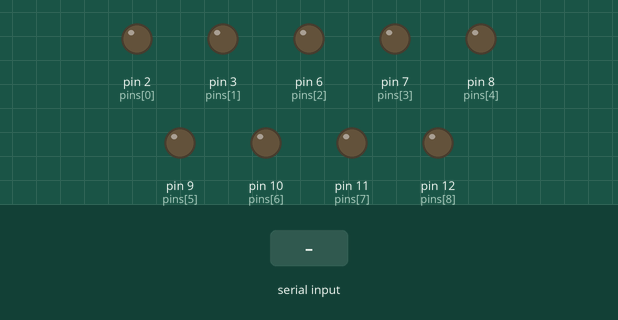
This sketch was run on a simulated Arduino Uno, built with avr-gcc and run on an emulated ATmega328P. Shown: output pins drawn as LEDs (lit = HIGH). The test bench sets the inputs (shaded band). What the sketch prints to the serial monitor is not drawn.

Above: at 1.2 s.
1.3 s: "90,45\n" received over Serial
At 1.8 s:
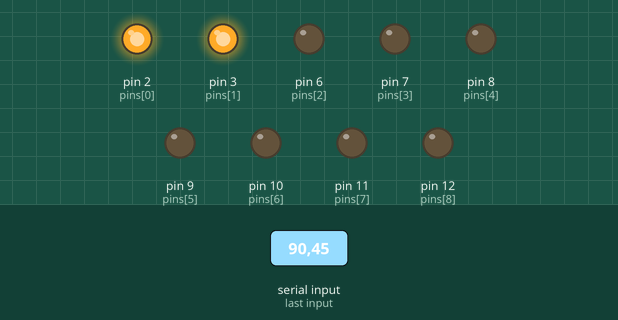
2.8 s: "30,150\n" received over Serial
At 4.0 s:
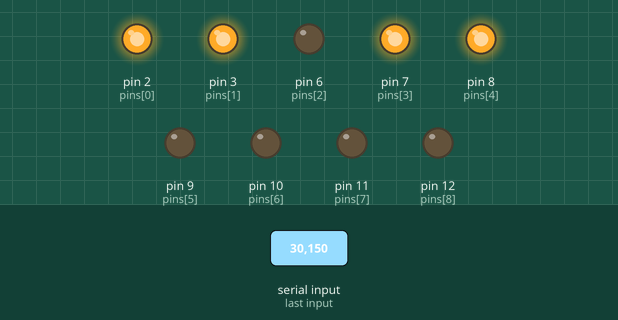
4.3 s: "5\n" received over Serial
At 5.1 s:
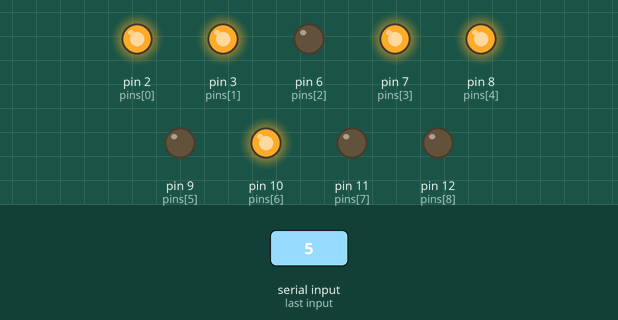
5.8 s: "90\n" received over Serial
At 6.3 s:
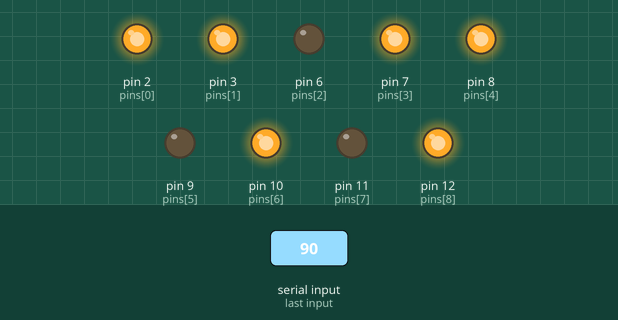
8.8 s: "200\n" received over Serial
At 9.6 s:
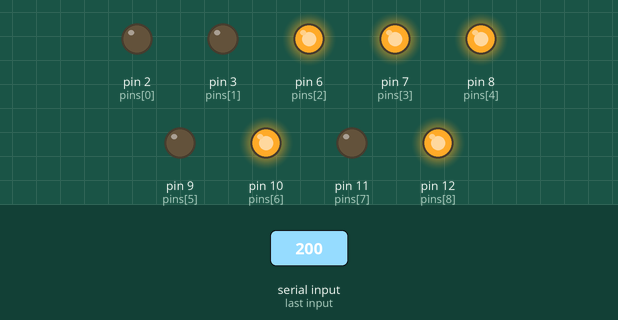
11.8 s: "90,45\n" received over Serial
At 12.1 s:
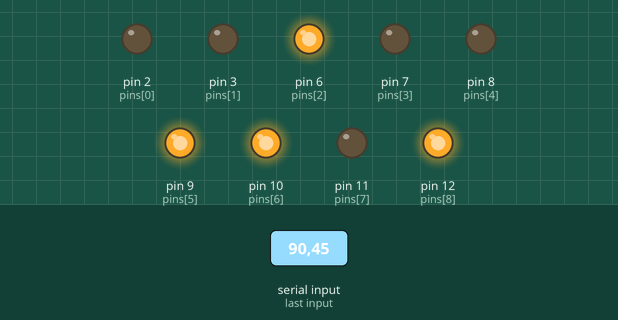
Timing chart, 0 to 15.3 s (numbered marks = the images above; inputs shaded):
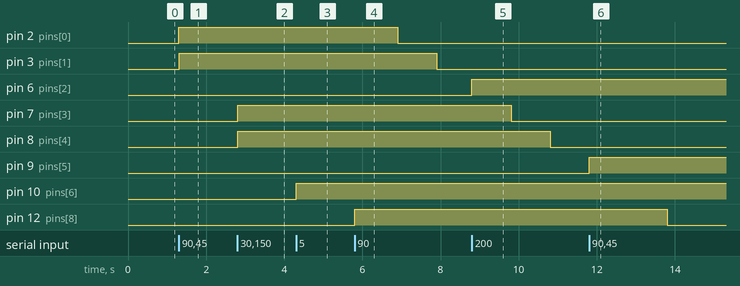

The sketch:

manyfans2.ino
```cpp
// Define which pin to be used to communicate with Base pin of TIP120 transistor

//int potPin = A0;//don\t use this
//int potValue = 0;// processingVal this is the value from your processing now, not the pot
//
////for one fan
//int pmwpin = 11; //for this project, I pick Arduino's PMW pin 11
//int processingVal = 0;// processingVal this is the value from your processing now, not the pot


//for more fans
int pins [9] = {2, 3, 6, 7, 8, 9, 10, 11, 12}; //11, ...
int processingArrayValue [9];//introduce new array to read array values that are being sent from processing's array "arduinomessage"

void setup()
{
  Serial.begin(9600);//initialize the serial communication

  for (int i = 0; i < 9; i++) {
    pinMode(pins[i], OUTPUT); // Set pin for output to control TIP120 Base pin
    //  pinMode(pmwpin, OUTPUT); // Set pin for output to control TIP120 Base pin
    //analogWrite(TIP120pin, 255); // By changing values from 0 to 255 you can control motor speed
  }
}

void loop()
{
  if (Serial.available()) {
    //      //for one fan
    //      processingValue =  Serial.parseInt();
    //      digitalWrite(pmwpin, processingVal.parse);
    //
    //      if (Serial.find("a")) { //everytime there is an "a" it's going to write the next values
    //
    //        //  potValue = analogRead(potPin); //instead of this we create the function if
    //        //inside the if function you assign the value from the serial port to your variable processingVal
    //

    Serial.write("Arduino received: ");
    //for more fans
    for (int i = 0; i < 9; i++) {
      processingArrayValue[i] = Serial.parseInt();
      digitalWrite(pins[i], processingArrayValue[i]); // send values to motor : By changing values from 0 to 255 you can control motor speed
      Serial.write(processingArrayValue[i] + " ");
    }


//    motorValue = map(0, 0, 255, 0, processingVal);
    //  motorValue = map(potValue, 0, 1023, 0, processingVal);
    //instead of this we assign the value from processingVal


    //  Serial.write(motorValue); // Send the value to the serial port, this will be read by processing
    delay(100);    // Wait 100ms for next reading
  }
}
```

Measured:
- after the input at 1.3 s, pin 2 (pins[0]), pin 3 (pins[1]): LOW → HIGH at once
- after the input at 2.8 s, pin 7 (pins[3]), pin 8 (pins[4]): LOW → HIGH at once
- after the input at 4.3 s, pin 10 (pins[6]): LOW → HIGH at once
- after the input at 5.8 s, pin 2 (pins[0]): HIGH → LOW after 1.1 s; pin 3 (pins[1]): HIGH → LOW after 2.1 s; pin 12 (pins[8]): LOW → HIGH at once
- after the input at 8.8 s, pin 6 (pins[2]): LOW → HIGH at once
- after the input at 11.8 s, pin 9 (pins[5]): LOW → HIGH at once; pin 10 (pins[6]): stays HIGH (without the input it goes to LOW after 1.0 s); pin 12 (pins[8]): HIGH → LOW after 2.0 s instead of 3.0 s
